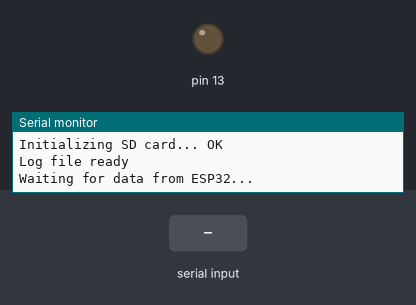
Bench run of a program on a simulated Teensy 4. Parts: output pins drawn as LEDs (lit = HIGH), the last lines printed to the serial monitor. The test bench sets the inputs (shaded band). Storage starts empty.

Above: at 1.8 s.
1.9 s: "90,45\n" received over the second serial link
At 2.9 s:
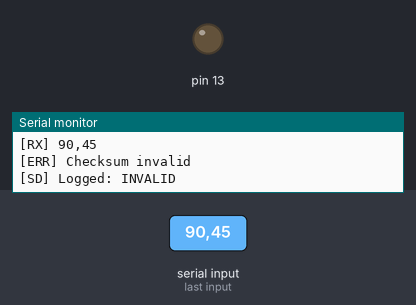
3.4 s: "5\n" received over the second serial link
At 4.0 s:
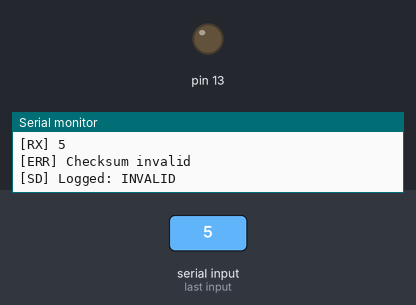
Timing chart, 0 to 6.4 s (numbered marks = the images above; inputs shaded):
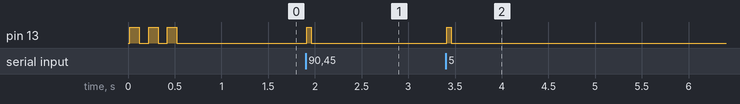

The program:

main.cpp
```cpp
#include <Arduino.h>
#include <SD.h>
#include <SPI.h>
#include "board_config.h"

// Global objects
File logFile;

// Quick blink helper
void blinkLED(int times, int delayMs = 100) {
    for (int i = 0; i < times; i++) {
        digitalWrite(LED_PIN, HIGH);
        delay(delayMs);
        digitalWrite(LED_PIN, LOW);
        delay(delayMs);
    }
}

// State variables
bool sdReady = false;
uint32_t messagesReceived = 0;
uint32_t messagesValid = 0;
uint32_t messagesInvalid = 0;
uint32_t lastStatsTime = 0;

// Receive buffer
char rxBuffer[RX_BUFFER_SIZE];
uint16_t rxIndex = 0;

// Calculate XOR checksum
uint8_t calculateChecksum(const char* data, size_t length) {
    uint8_t checksum = 0;
    for (size_t i = 0; i < length; i++) {
        checksum ^= (uint8_t)data[i];
    }
    return checksum;
}

// Validate message checksum
// Format: $<DEVICE>,<MSG_ID>,<TYPE>,<SENSOR>,<VALUE>,<UNIT>,<TIMESTAMP>*<CHECKSUM>
bool validateChecksum(const char* message) {
    // Find the asterisk separator
    const char* asterisk = strchr(message, '*');
    if (!asterisk || message[0] != '$') {
        return false;
    }

    // Extract the received checksum (2 hex digits after *)
    char checksumStr[3] = {0};
    strncpy(checksumStr, asterisk + 1, 2);
    uint8_t receivedChecksum = (uint8_t)strtol(checksumStr, NULL, 16);

    // Calculate checksum of message body (between $ and *)
    size_t bodyLength = asterisk - message - 1;  // Exclude $
    uint8_t calculatedChecksum = calculateChecksum(message + 1, bodyLength);

    return receivedChecksum == calculatedChecksum;
}

// Send ACK response to ESP32
void sendAck(uint32_t msgId, bool valid) {
    char ackBuffer[TX_BUFFER_SIZE];
    const char* status = valid ? "OK" : "ERR";
    snprintf(ackBuffer, sizeof(ackBuffer), "ACK,%04lu,%s\n", msgId % 10000, status);
    UART_SERIAL.print(ackBuffer);
}

// Log message to SD card
void logToSD(const char* message, bool valid) {
    if (!sdReady) return;

    // Open file in append mode
    logFile = SD.open(LOG_FILENAME, FILE_WRITE);
    if (logFile) {
        // Add timestamp and validity marker
        logFile.print(millis());
        logFile.print(",");
        logFile.print(valid ? "VALID" : "INVALID");
        logFile.print(",");
        logFile.println(message);
        logFile.close();

        DEBUG_SERIAL.print("[SD] Logged: ");
        DEBUG_SERIAL.println(valid ? "VALID" : "INVALID");

        // Blink LED on successful write
        blinkLED(1, 50);
    } else {
        DEBUG_SERIAL.println("[SD] ERROR: Failed to open log file");
    }
}

// Extract message ID from message
uint32_t extractMessageId(const char* message) {
    // Format: $<DEVICE>,<MSG_ID>,...
    const char* comma1 = strchr(message, ',');
    if (!comma1) return 0;

    char idStr[5] = {0};
    strncpy(idStr, comma1 + 1, 4);
    return strtoul(idStr, NULL, 10);
}

// Process a complete received message
void processMessage(const char* message) {
    messagesReceived++;

    DEBUG_SERIAL.print("[RX] ");
    DEBUG_SERIAL.println(message);

    // Validate checksum
    bool valid = validateChecksum(message);

    if (valid) {
        messagesValid++;
        DEBUG_SERIAL.println("[OK] Checksum valid");
    } else {
        messagesInvalid++;
        DEBUG_SERIAL.println("[ERR] Checksum invalid");
    }

    // Log to SD card
    logToSD(message, valid);

    // Send ACK back to ESP32
    uint32_t msgId = extractMessageId(message);
    sendAck(msgId, valid);
}

// Print statistics
void printStats() {
    DEBUG_SERIAL.println();
    DEBUG_SERIAL.println("========== Statistics ==========");
    DEBUG_SERIAL.printf("Messages received: %lu\n", messagesReceived);
    DEBUG_SERIAL.printf("Valid messages:    %lu\n", messagesValid);
    DEBUG_SERIAL.printf("Invalid messages:  %lu\n", messagesInvalid);
    if (messagesReceived > 0) {
        float successRate = (float)messagesValid / messagesReceived * 100.0;
        DEBUG_SERIAL.printf("Success rate:      %.1f%%\n", successRate);
    }
    DEBUG_SERIAL.println("================================");
    DEBUG_SERIAL.println();
}

void setup() {
    // Initialize LED first for visual feedback
    pinMode(LED_PIN, OUTPUT);
    digitalWrite(LED_PIN, LOW);  // LED OFF initially

    // Initialize debug serial (USB)
    DEBUG_SERIAL.begin(115200);
    while (!DEBUG_SERIAL && millis() < 3000); // Wait up to 3 seconds

    DEBUG_SERIAL.println();
    DEBUG_SERIAL.println("================================");
    DEBUG_SERIAL.println("Teensy 4.1 UART Receiver");
    DEBUG_SERIAL.println("================================");
    DEBUG_SERIAL.printf("UART Baud Rate: %d\n", UART_BAUD);
    DEBUG_SERIAL.printf("Log File: %s\n", LOG_FILENAME);
    DEBUG_SERIAL.println("================================");

    // Initialize UART from ESP32
    UART_SERIAL.begin(UART_BAUD);

    // Initialize SD card
    DEBUG_SERIAL.print("Initializing SD card... ");
    if (SD.begin(SD_CS_PIN)) {
        sdReady = true;
        DEBUG_SERIAL.println("OK");

        // 3 quick blinks = SD card initialized successfully
        blinkLED(3);

        // Create/open log file and write header
        logFile = SD.open(LOG_FILENAME, FILE_WRITE);
        if (logFile) {
            logFile.println("=== UART Log Started ===");
            logFile.print("Boot time: ");
            logFile.println(millis());
            logFile.println("Format: timestamp,validity,message");
            logFile.println("========================");
            logFile.close();
            DEBUG_SERIAL.println("Log file ready");
        }
    } else {
        DEBUG_SERIAL.println("FAILED");
        DEBUG_SERIAL.println("WARNING: Continuing without SD logging");
    }

    DEBUG_SERIAL.println();
    DEBUG_SERIAL.println("Waiting for data from ESP32...");
    DEBUG_SERIAL.println();
}

void loop() {
    // Read UART data
    while (UART_SERIAL.available()) {
        char c = UART_SERIAL.read();

        if (c == '\n' || c == '\r') {
            if (rxIndex > 0) {
                rxBuffer[rxIndex] = '\0';
                processMessage(rxBuffer);
                rxIndex = 0;
            }
        } else if (rxIndex < RX_BUFFER_SIZE - 1) {
            rxBuffer[rxIndex++] = c;
        } else {
            // Buffer overflow - reset
            DEBUG_SERIAL.println("[ERR] Buffer overflow");
            rxIndex = 0;
        }
    }

    // Print statistics periodically
    if (millis() - lastStatsTime >= STATS_INTERVAL_MS) {
        lastStatsTime = millis();
        if (messagesReceived > 0) {
            printStats();
        }
    }
}
```

board_config.h
```cpp
#ifndef BOARD_CONFIG_H
#define BOARD_CONFIG_H

// ==========================================
// Teensy 4.1 UART Receiver Configuration
// ==========================================

// UART1 Pin Configuration (connect to ESP32 Serial2)
// Pin 0 (RX1) <- ESP32 GPIO17 (TX2)
// Pin 1 (TX1) -> ESP32 GPIO16 (RX2)
#define UART_RX_PIN 0
#define UART_TX_PIN 1

#ifndef UART_BAUD
#define UART_BAUD 115200
#endif

// LED Configuration
#ifndef LED_PIN
#define LED_PIN 13  // Built-in LED on Teensy 4.1
#endif

// SD Card Configuration
// Teensy 4.1 has built-in SD card slot
#define SD_CS_PIN BUILTIN_SDCARD
#define LOG_FILENAME "uart_log.txt"

// Buffer Sizes
#define RX_BUFFER_SIZE 256
#define TX_BUFFER_SIZE 64

// Timing Configuration
#ifndef SD_FLUSH_INTERVAL_MS
#define SD_FLUSH_INTERVAL_MS 5000  // Flush SD every 5 seconds
#endif

#ifndef STATS_INTERVAL_MS
#define STATS_INTERVAL_MS 10000  // Print stats every 10 seconds
#endif

// Serial Aliases for cleaner code
#define DEBUG_SERIAL Serial   // USB Serial for debugging
#define UART_SERIAL  Serial1  // UART from ESP32

#endif // BOARD_CONFIG_H
```

Measured:
- after the input at 1.9 s, pin 13: LOW → HIGH at once, → LOW 0.05 s later
- after the input at 3.4 s, pin 13: LOW → HIGH at once, → LOW 0.05 s later
